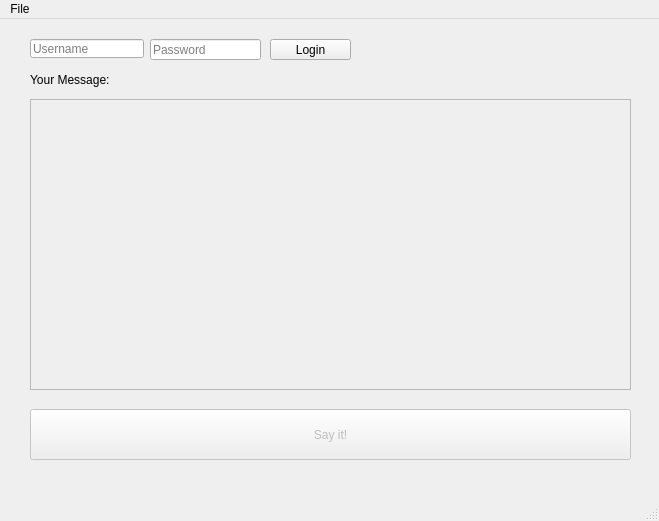
<?xml version="1.0" encoding="UTF-8"?>
<ui version="4.0">
 <class>Mainwindow</class>
 <widget class="QMainWindow" name="Mainwindow">
  <property name="geometry">
   <rect>
    <x>0</x>
    <y>0</y>
    <width>659</width>
    <height>521</height>
   </rect>
  </property>
  <property name="windowTitle">
   <string>Loginwindow</string>
  </property>
  <widget class="QWidget" name="centralwidget">
   <widget class="QLabel" name="label">
    <property name="geometry">
     <rect>
      <x>50</x>
      <y>20</y>
      <width>47</width>
      <height>14</height>
     </rect>
    </property>
    <property name="text">
     <string/>
    </property>
   </widget>
   <widget class="QLineEdit" name="username_lineedit">
    <property name="geometry">
     <rect>
      <x>30</x>
      <y>20</y>
      <width>114</width>
      <height>19</height>
     </rect>
    </property>
    <property name="placeholderText">
     <string>Username</string>
    </property>
   </widget>
   <widget class="QLineEdit" name="password_lineedit">
    <property name="geometry">
     <rect>
      <x>150</x>
      <y>20</y>
      <width>111</width>
      <height>21</height>
     </rect>
    </property>
    <property name="placeholderText">
     <string>Password</string>
    </property>
   </widget>
   <widget class="QPushButton" name="login_Button">
    <property name="geometry">
     <rect>
      <x>270</x>
      <y>20</y>
      <width>81</width>
      <height>21</height>
     </rect>
    </property>
    <property name="text">
     <string>Login</string>
    </property>
   </widget>
   <widget class="QLabel" name="label_2">
    <property name="geometry">
     <rect>
      <x>30</x>
      <y>50</y>
      <width>131</width>
      <height>21</height>
     </rect>
    </property>
    <property name="text">
     <string>Your Message:</string>
    </property>
   </widget>
   <widget class="QPushButton" name="message_Button">
    <property name="enabled">
     <bool>false</bool>
    </property>
    <property name="geometry">
     <rect>
      <x>30</x>
      <y>390</y>
      <width>601</width>
      <height>51</height>
     </rect>
    </property>
    <property name="text">
     <string>Say it!</string>
    </property>
   </widget>
   <widget class="QTextEdit" name="message_textEdit">
    <property name="enabled">
     <bool>false</bool>
    </property>
    <property name="geometry">
     <rect>
      <x>30</x>
      <y>80</y>
      <width>601</width>
      <height>291</height>
     </rect>
    </property>
   </widget>
  </widget>
  <widget class="QMenuBar" name="menubar">
   <property name="geometry">
    <rect>
     <x>0</x>
     <y>0</y>
     <width>659</width>
     <height>22</height>
    </rect>
   </property>
   <widget class="QMenu" name="menuFile">
    <property name="title">
     <string>File</string>
    </property>
    <addaction name="actionClose"/>
   </widget>
   <addaction name="menuFile"/>
  </widget>
  <widget class="QStatusBar" name="statusbar"/>
  <action name="actionClose">
   <property name="text">
    <string>Close</string>
   </property>
  </action>
 </widget>
 <resources/>
 <connections/>
</ui>
